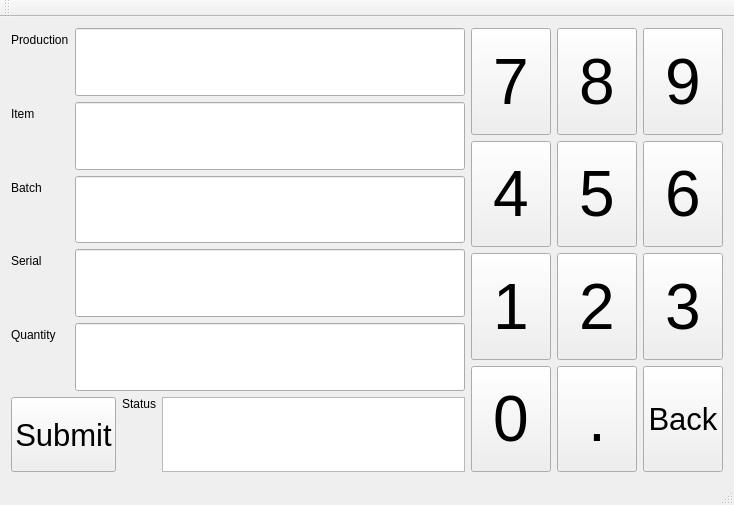
<?xml version="1.0" encoding="UTF-8"?>
<ui version="4.0">
 <class>MainWindow</class>
 <widget class="QMainWindow" name="MainWindow">
  <property name="geometry">
   <rect>
    <x>0</x>
    <y>0</y>
    <width>734</width>
    <height>505</height>
   </rect>
  </property>
  <property name="windowTitle">
   <string>MainWindow</string>
  </property>
  <widget class="QWidget" name="centralWidget">
   <layout class="QVBoxLayout" name="verticalLayout_2">
    <item>
     <layout class="QHBoxLayout" name="horizontalLayout_2">
      <item>
       <layout class="QVBoxLayout" name="verticalLayout">
        <item>
         <layout class="QFormLayout" name="formLayout">
          <item row="0" column="0">
           <widget class="QLabel" name="labelProduction">
            <property name="text">
             <string>Production</string>
            </property>
            <property name="buddy">
             <cstring>lineEditProduction</cstring>
            </property>
           </widget>
          </item>
          <item row="0" column="1">
           <widget class="QLineEdit" name="lineEditProduction">
            <property name="sizePolicy">
             <sizepolicy hsizetype="Expanding" vsizetype="Expanding">
              <horstretch>0</horstretch>
              <verstretch>0</verstretch>
             </sizepolicy>
            </property>
            <property name="font">
             <font>
              <pointsize>26</pointsize>
             </font>
            </property>
            <property name="maxLength">
             <number>20</number>
            </property>
            <property name="clearButtonEnabled">
             <bool>true</bool>
            </property>
           </widget>
          </item>
          <item row="1" column="0">
           <widget class="QLabel" name="labelItem">
            <property name="text">
             <string>Item</string>
            </property>
            <property name="buddy">
             <cstring>lineEditItem</cstring>
            </property>
           </widget>
          </item>
          <item row="1" column="1">
           <widget class="QLineEdit" name="lineEditItem">
            <property name="sizePolicy">
             <sizepolicy hsizetype="Expanding" vsizetype="Expanding">
              <horstretch>0</horstretch>
              <verstretch>0</verstretch>
             </sizepolicy>
            </property>
            <property name="font">
             <font>
              <pointsize>26</pointsize>
             </font>
            </property>
            <property name="maxLength">
             <number>25</number>
            </property>
            <property name="clearButtonEnabled">
             <bool>true</bool>
            </property>
           </widget>
          </item>
          <item row="2" column="0">
           <widget class="QLabel" name="labelBatch">
            <property name="text">
             <string>Batch</string>
            </property>
            <property name="buddy">
             <cstring>lineEditBatch</cstring>
            </property>
           </widget>
          </item>
          <item row="2" column="1">
           <widget class="QLineEdit" name="lineEditBatch">
            <property name="sizePolicy">
             <sizepolicy hsizetype="Expanding" vsizetype="Expanding">
              <horstretch>0</horstretch>
              <verstretch>0</verstretch>
             </sizepolicy>
            </property>
            <property name="font">
             <font>
              <pointsize>26</pointsize>
             </font>
            </property>
            <property name="maxLength">
             <number>20</number>
            </property>
            <property name="clearButtonEnabled">
             <bool>true</bool>
            </property>
           </widget>
          </item>
          <item row="3" column="0">
           <widget class="QLabel" name="labelSerial">
            <property name="text">
             <string>Serial</string>
            </property>
            <property name="buddy">
             <cstring>lineEditSerial</cstring>
            </property>
           </widget>
          </item>
          <item row="3" column="1">
           <widget class="QLineEdit" name="lineEditSerial">
            <property name="sizePolicy">
             <sizepolicy hsizetype="Expanding" vsizetype="Expanding">
              <horstretch>0</horstretch>
              <verstretch>0</verstretch>
             </sizepolicy>
            </property>
            <property name="font">
             <font>
              <pointsize>26</pointsize>
             </font>
            </property>
            <property name="maxLength">
             <number>20</number>
            </property>
            <property name="clearButtonEnabled">
             <bool>true</bool>
            </property>
           </widget>
          </item>
          <item row="4" column="0">
           <widget class="QLabel" name="labelQuantity">
            <property name="text">
             <string>Quantity</string>
            </property>
            <property name="buddy">
             <cstring>lineEditQuantity</cstring>
            </property>
           </widget>
          </item>
          <item row="4" column="1">
           <widget class="QLineEdit" name="lineEditQuantity">
            <property name="sizePolicy">
             <sizepolicy hsizetype="Expanding" vsizetype="Expanding">
              <horstretch>0</horstretch>
              <verstretch>0</verstretch>
             </sizepolicy>
            </property>
            <property name="font">
             <font>
              <pointsize>26</pointsize>
             </font>
            </property>
            <property name="maxLength">
             <number>20</number>
            </property>
           </widget>
          </item>
         </layout>
        </item>
        <item>
         <layout class="QHBoxLayout" name="horizontalLayout">
          <item>
           <widget class="QPushButton" name="pushButtonSubmit">
            <property name="sizePolicy">
             <sizepolicy hsizetype="Minimum" vsizetype="Minimum">
              <horstretch>0</horstretch>
              <verstretch>0</verstretch>
             </sizepolicy>
            </property>
            <property name="font">
             <font>
              <pointsize>23</pointsize>
             </font>
            </property>
            <property name="focusPolicy">
             <enum>Qt::NoFocus</enum>
            </property>
            <property name="text">
             <string>Submit</string>
            </property>
           </widget>
          </item>
          <item>
           <widget class="QLabel" name="labelResponse">
            <property name="text">
             <string>Status</string>
            </property>
            <property name="alignment">
             <set>Qt::AlignLeading|Qt::AlignLeft|Qt::AlignTop</set>
            </property>
            <property name="buddy">
             <cstring>textEditResponse</cstring>
            </property>
           </widget>
          </item>
          <item>
           <widget class="QTextEdit" name="textEditResponse">
            <property name="sizePolicy">
             <sizepolicy hsizetype="Expanding" vsizetype="Minimum">
              <horstretch>0</horstretch>
              <verstretch>0</verstretch>
             </sizepolicy>
            </property>
            <property name="maximumSize">
             <size>
              <width>16777215</width>
              <height>75</height>
             </size>
            </property>
            <property name="focusPolicy">
             <enum>Qt::NoFocus</enum>
            </property>
            <property name="readOnly">
             <bool>true</bool>
            </property>
           </widget>
          </item>
         </layout>
        </item>
       </layout>
      </item>
      <item>
       <layout class="QGridLayout" name="gridLayout">
        <item row="0" column="0">
         <widget class="QPushButton" name="pushButtonKey7">
          <property name="sizePolicy">
           <sizepolicy hsizetype="Minimum" vsizetype="Minimum">
            <horstretch>0</horstretch>
            <verstretch>0</verstretch>
           </sizepolicy>
          </property>
          <property name="font">
           <font>
            <pointsize>48</pointsize>
           </font>
          </property>
          <property name="focusPolicy">
           <enum>Qt::NoFocus</enum>
          </property>
          <property name="text">
           <string>7</string>
          </property>
         </widget>
        </item>
        <item row="0" column="1">
         <widget class="QPushButton" name="pushButtonKey8">
          <property name="sizePolicy">
           <sizepolicy hsizetype="Minimum" vsizetype="Minimum">
            <horstretch>0</horstretch>
            <verstretch>0</verstretch>
           </sizepolicy>
          </property>
          <property name="font">
           <font>
            <pointsize>48</pointsize>
           </font>
          </property>
          <property name="focusPolicy">
           <enum>Qt::NoFocus</enum>
          </property>
          <property name="text">
           <string>8</string>
          </property>
         </widget>
        </item>
        <item row="0" column="2">
         <widget class="QPushButton" name="pushButtonKey9">
          <property name="sizePolicy">
           <sizepolicy hsizetype="Minimum" vsizetype="Minimum">
            <horstretch>0</horstretch>
            <verstretch>0</verstretch>
           </sizepolicy>
          </property>
          <property name="font">
           <font>
            <pointsize>48</pointsize>
           </font>
          </property>
          <property name="focusPolicy">
           <enum>Qt::NoFocus</enum>
          </property>
          <property name="text">
           <string>9</string>
          </property>
         </widget>
        </item>
        <item row="1" column="0">
         <widget class="QPushButton" name="pushButtonKey4">
          <property name="sizePolicy">
           <sizepolicy hsizetype="Minimum" vsizetype="Minimum">
            <horstretch>0</horstretch>
            <verstretch>0</verstretch>
           </sizepolicy>
          </property>
          <property name="font">
           <font>
            <pointsize>48</pointsize>
           </font>
          </property>
          <property name="focusPolicy">
           <enum>Qt::NoFocus</enum>
          </property>
          <property name="text">
           <string>4</string>
          </property>
         </widget>
        </item>
        <item row="1" column="1">
         <widget class="QPushButton" name="pushButtonKey5">
          <property name="sizePolicy">
           <sizepolicy hsizetype="Minimum" vsizetype="Minimum">
            <horstretch>0</horstretch>
            <verstretch>0</verstretch>
           </sizepolicy>
          </property>
          <property name="font">
           <font>
            <pointsize>48</pointsize>
           </font>
          </property>
          <property name="focusPolicy">
           <enum>Qt::NoFocus</enum>
          </property>
          <property name="text">
           <string>5</string>
          </property>
         </widget>
        </item>
        <item row="2" column="0">
         <widget class="QPushButton" name="pushButtonKey1">
          <property name="sizePolicy">
           <sizepolicy hsizetype="Minimum" vsizetype="Minimum">
            <horstretch>0</horstretch>
            <verstretch>0</verstretch>
           </sizepolicy>
          </property>
          <property name="font">
           <font>
            <pointsize>48</pointsize>
           </font>
          </property>
          <property name="focusPolicy">
           <enum>Qt::NoFocus</enum>
          </property>
          <property name="text">
           <string>1</string>
          </property>
         </widget>
        </item>
        <item row="2" column="1">
         <widget class="QPushButton" name="pushButtonKey2">
          <property name="sizePolicy">
           <sizepolicy hsizetype="Minimum" vsizetype="Minimum">
            <horstretch>0</horstretch>
            <verstretch>0</verstretch>
           </sizepolicy>
          </property>
          <property name="font">
           <font>
            <pointsize>48</pointsize>
           </font>
          </property>
          <property name="focusPolicy">
           <enum>Qt::NoFocus</enum>
          </property>
          <property name="text">
           <string>2</string>
          </property>
         </widget>
        </item>
        <item row="2" column="2">
         <widget class="QPushButton" name="pushButtonKey3">
          <property name="sizePolicy">
           <sizepolicy hsizetype="Minimum" vsizetype="Minimum">
            <horstretch>0</horstretch>
            <verstretch>0</verstretch>
           </sizepolicy>
          </property>
          <property name="font">
           <font>
            <pointsize>48</pointsize>
           </font>
          </property>
          <property name="focusPolicy">
           <enum>Qt::NoFocus</enum>
          </property>
          <property name="text">
           <string>3</string>
          </property>
         </widget>
        </item>
        <item row="3" column="2">
         <widget class="QPushButton" name="pushButtonKeyClear">
          <property name="sizePolicy">
           <sizepolicy hsizetype="Minimum" vsizetype="Minimum">
            <horstretch>0</horstretch>
            <verstretch>0</verstretch>
           </sizepolicy>
          </property>
          <property name="font">
           <font>
            <pointsize>23</pointsize>
           </font>
          </property>
          <property name="focusPolicy">
           <enum>Qt::NoFocus</enum>
          </property>
          <property name="text">
           <string>Back</string>
          </property>
         </widget>
        </item>
        <item row="3" column="0">
         <widget class="QPushButton" name="pushButtonKey0">
          <property name="sizePolicy">
           <sizepolicy hsizetype="Minimum" vsizetype="Minimum">
            <horstretch>0</horstretch>
            <verstretch>0</verstretch>
           </sizepolicy>
          </property>
          <property name="font">
           <font>
            <pointsize>48</pointsize>
           </font>
          </property>
          <property name="focusPolicy">
           <enum>Qt::NoFocus</enum>
          </property>
          <property name="text">
           <string>0</string>
          </property>
         </widget>
        </item>
        <item row="3" column="1">
         <widget class="QPushButton" name="pushButtonDot">
          <property name="sizePolicy">
           <sizepolicy hsizetype="Minimum" vsizetype="Minimum">
            <horstretch>0</horstretch>
            <verstretch>0</verstretch>
           </sizepolicy>
          </property>
          <property name="font">
           <font>
            <pointsize>48</pointsize>
           </font>
          </property>
          <property name="focusPolicy">
           <enum>Qt::NoFocus</enum>
          </property>
          <property name="text">
           <string>.</string>
          </property>
         </widget>
        </item>
        <item row="1" column="2">
         <widget class="QPushButton" name="pushButtonKey6">
          <property name="sizePolicy">
           <sizepolicy hsizetype="Minimum" vsizetype="Minimum">
            <horstretch>0</horstretch>
            <verstretch>0</verstretch>
           </sizepolicy>
          </property>
          <property name="font">
           <font>
            <pointsize>48</pointsize>
           </font>
          </property>
          <property name="focusPolicy">
           <enum>Qt::NoFocus</enum>
          </property>
          <property name="text">
           <string>6</string>
          </property>
         </widget>
        </item>
       </layout>
      </item>
     </layout>
    </item>
   </layout>
  </widget>
  <widget class="QMenuBar" name="menuBar">
   <property name="geometry">
    <rect>
     <x>0</x>
     <y>0</y>
     <width>734</width>
     <height>27</height>
    </rect>
   </property>
  </widget>
  <widget class="QToolBar" name="mainToolBar">
   <attribute name="toolBarArea">
    <enum>TopToolBarArea</enum>
   </attribute>
   <attribute name="toolBarBreak">
    <bool>false</bool>
   </attribute>
  </widget>
  <widget class="QStatusBar" name="statusBar"/>
 </widget>
 <layoutdefault spacing="6" margin="11"/>
 <resources/>
 <connections/>
</ui>
